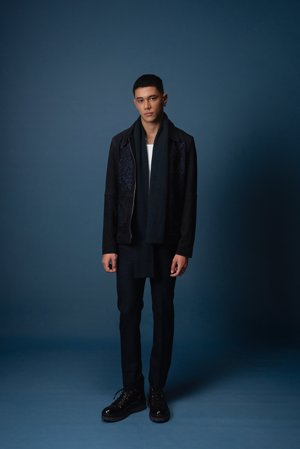
#> input picture scratch/inspect_all_35/BEN03124_full.jpg, 300 x 449 px, given in place of BEN04004_full.jpg, which was not available
$ python inspect_40xx.py
#> lines starting #> are read from the running program, lines starting #| are printed output that depends on the picture; pictures that were not available may be replaced by others from this repository, and a replacement may not be noted
from PIL import Image

shots = ['BEN04004', 'BEN04014', 'BEN04015', 'BEN04031', 'BEN04053']

for s in shots:
    p = f"scratch/inspect_all_35/{s}_full.jpg"
    im = Image.open(p)
#> im is the input picture: PIL image 300x449 RGB; mean R, G, B 32.1, 52.9, 69.5
    w, h = im.size
#> w = 300; h = 449
    print(f"\n=================== {s} ===================")
    # let's sample the jacket color:
    # y from 0.35 to 0.65
    pixels = []
    for y in range(int(h*0.35), int(h*0.65), 5):
        for x in range(int(w*0.3), int(w*0.7), 5):
            pixels.append(im.getpixel((x, y)))
#> after the loop, pixels = 648 items, first 6: (59, 85, 108), (60, 86, 109), (60, 85, 107), (61, 86, 108), (22, 26, 29), (20, 21, 26)

    ar = sum(p[0] for p in pixels)/len(pixels)
#> ar = 26.37
    ag = sum(p[1] for p in pixels)/len(pixels)
#> ag = 33.15
    ab = sum(p[2] for p in pixels)/len(pixels)
#> ab = 41.99
    print(f"Jacket avg RGB: ({ar:.1f}, {ag:.1f}, {ab:.1f})")
#| Jacket avg RGB: (26.4, 33.2, 42.0)

    # Check if there is red lips or female features
    # Check head
    head = im.crop((int(w*0.25), 0, int(w*0.75), int(h*0.4)))
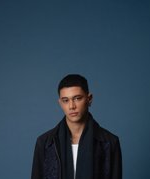
#> head: PIL image 150x179 RGB; mean R, G, B 45.8, 65.1, 81.5
    # print head dimensions
    print(f"Head crop: {head.size}")
#| Head crop: (150, 179)
#> pass 2 of the loop `for s in shots:`:
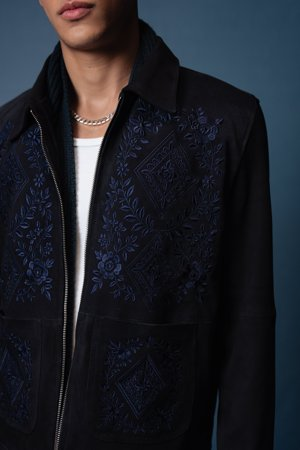
#> input picture scratch/inspect_all_35/BEN03136_full.jpg, 300 x 450 px, given in place of BEN04014_full.jpg, which was not available
#> im is the input picture: PIL image 300x450 RGB; mean R, G, B 31.3, 33.6, 40.8
#> after the loop `for y in range(int(h*0.35), int(h*0.65), 5):`: pixels = 648 items, first 6: (237, 236, 242), (237, 236, 241), (25, 25, 27), (14, 14, 16), (19, 18, 23), (16, 19, 26)
#> ar = 23.16
#> ag = 24.12
#> ab = 32.98
#| Jacket avg RGB: (23.2, 24.1, 33.0)
#> `head = im.crop((int(w*0.25), 0, int(w*0.75), int(h*0.4)))`:
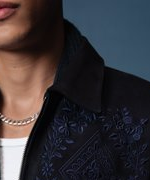
#> head: PIL image 150x180 RGB; mean R, G, B 57.3, 52.6, 56.4
#| Head crop: (150, 180)
#> (the run stopped early here; a loop or call above may not have finished)
